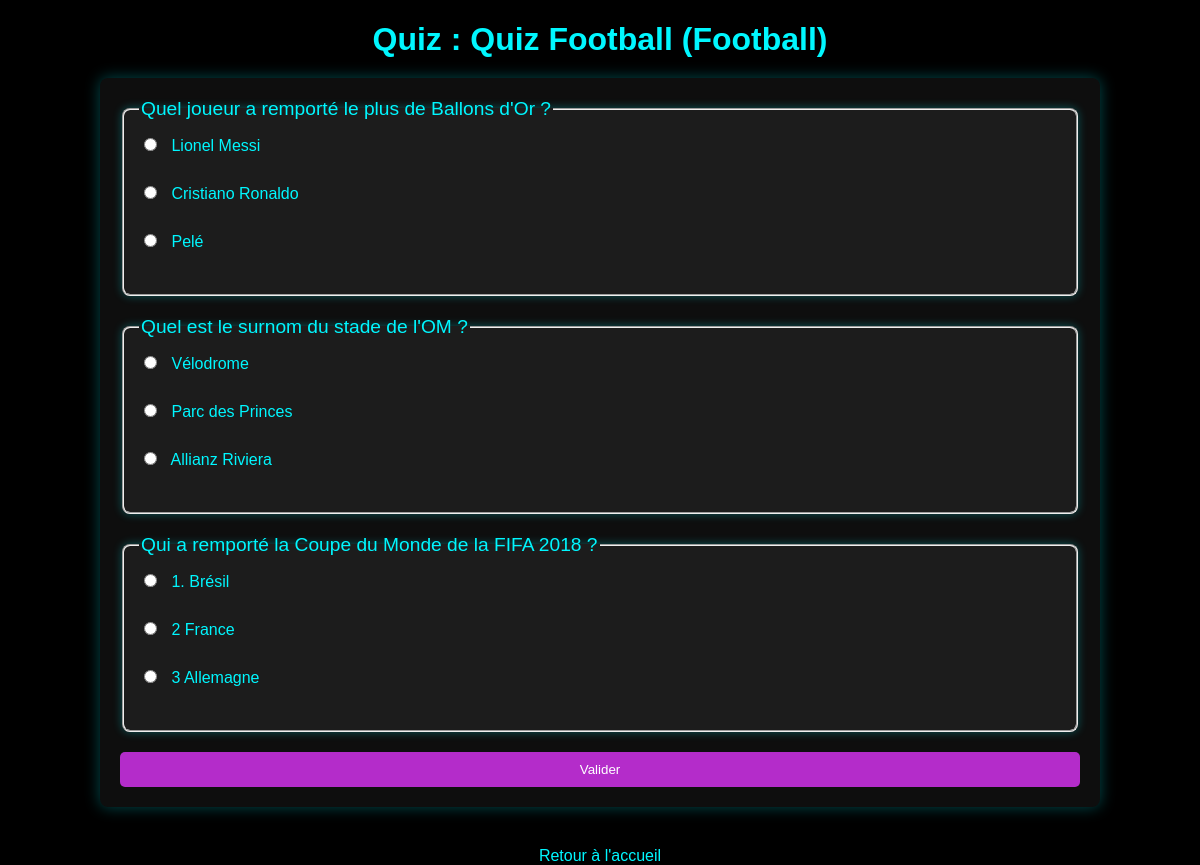
Page /quiz.php?quiz_id=1 on the committed database.
### tables this page shows
CREATE TABLE `quizzes` (
  `id` int NOT NULL,
  `title` varchar(100) NOT NULL,
  `category` varchar(255) DEFAULT NULL,
  `created_at` timestamp NULL DEFAULT CURRENT_TIMESTAMP
);

CREATE TABLE `questions` (
  `id` int NOT NULL,
  `quiz_id` int NOT NULL,
  `question_text` text NOT NULL
);

CREATE TABLE `answers` (
  `id` int NOT NULL,
  `question_id` int NOT NULL,
  `answer_text` varchar(255) NOT NULL,
  `is_correct` tinyint(1) NOT NULL DEFAULT '0'
);

### quiz.php (the view, shortened to what this page needs)
<?php
$quiz_id = $_GET['quiz_id'];
$db = new Database();
$pdo = $db->getConnection();
try {
    $query = $pdo->prepare("SELECT * FROM quizzes WHERE id = ?");
    $query->execute([$quiz_id]);
    $quiz = $query->fetch(PDO::FETCH_ASSOC);
    $query = $pdo->prepare("SELECT * FROM questions WHERE quiz_id = ?");
    $query->execute([$quiz_id]);
    $questions = $query->fetchAll(PDO::FETCH_ASSOC);
} catch (Exception $e) {
    die("Erreur lors de la récupération des données : " . $e->getMessage());
}
?>
<!DOCTYPE html>
<html lang="fr">
<head>
    <link rel="stylesheet" href="quiz.css">
</head>
<body>
    <h1>Quiz : <?= htmlspecialchars($quiz['title']) ?> (<?= htmlspecialchars($quiz['category']) ?>)</h1>
    <form action="submit_quiz.php" method="POST">
        <?php foreach ($questions as $question): ?>
            <fieldset>
                <legend><?= htmlspecialchars($question['question_text']) ?></legend>
                <?php
                $query = $pdo->prepare("SELECT * FROM answers WHERE question_id = ?");
                $query->execute([$question['id']]);
                $answers = $query->fetchAll(PDO::FETCH_ASSOC);
                ?>
                <?php foreach ($answers as $answer): ?>
                    <label>
                        <input type="radio" name="reponse[<?= $question['id'] ?>]" value="<?= $answer['id'] ?>" required>
                        <?= htmlspecialchars($answer['answer_text']) ?>
                    </label><br>
                <?php endforeach; ?>
            </fieldset>
        <?php endforeach; ?>
        <button type="submit">Valider</button>
    </form>
    <a href="index.php">Retour à l'accueil</a>
</body>
</html>

### quiz.css (style rules this page uses)
body { font-family: 'Arial', sans-serif; background-color: #000; color: #00f7ff; margin: 0; padding: 0; display: flex; flex-direction: column; align-items: center; }
h1 { color: #00f7ff; text-align: center; margin-bottom: 20px; }
form { background-color: #0e0e0e; padding: 20px; border-radius: 8px; box-shadow: 0 0 15px rgba(0, 247, 255, 0.3); min-width: 80%; margin-bottom: 20px; }
fieldset { background-color: #1c1c1c; padding: 15px; border-radius: 8px; box-shadow: 0 0 10px rgba(0, 247, 255, 0.3); margin-bottom: 20px; }
legend { color: #00f7ff; font-size: 1.2em; }
label { color: #00f7ff; margin-bottom: 10px; display: block; }
input[type="radio"] { margin-right: 10px; }
button { background-color: #B42CCA; color: white; border: none; padding: 10px 15px; cursor: pointer; border-radius: 5px; transition: background-color 0.3s ease; display: block; width: 100%; margin-top: 20px; }
a { color: #00f7ff; text-decoration: none; display: block; text-align: center; margin-top: 20px; }

### rows in the picture
quizzes: title "Quiz Football", category "Football"
questions: question_text "Quel joueur a remporté le plus de Ballons d'Or ?"
answers: answer_text "Lionel Messi"
answers: answer_text "Cristiano Ronaldo"
answers: answer_text "Pelé"
questions: question_text "Quel est le surnom du stade de l'OM ?"
answers: answer_text "Vélodrome"
answers: answer_text "Parc des Princes"
answers: answer_text "Allianz Riviera"
questions: question_text "Qui a remporté la Coupe du Monde de la FIFA 2018 ?"
answers: answer_text "1. Brésil"
answers: answer_text "2 France"
answers: answer_text "3 Allemagne"
